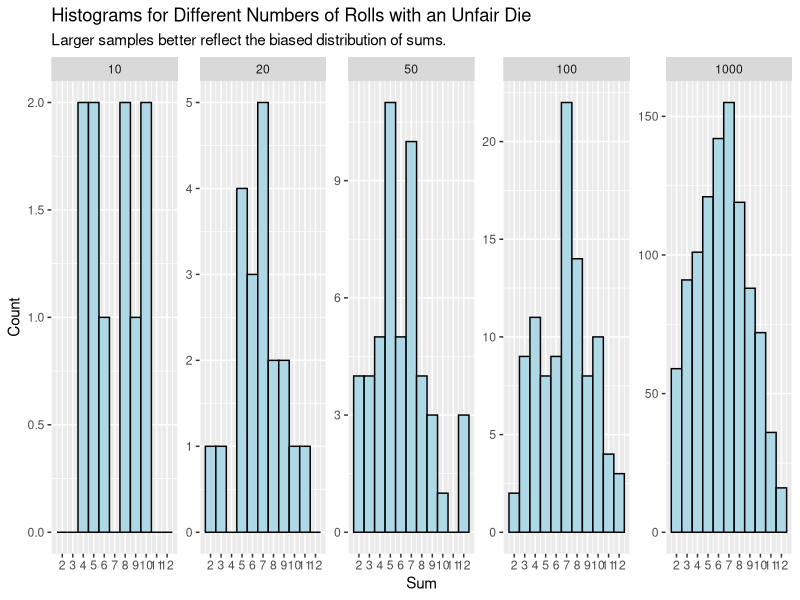
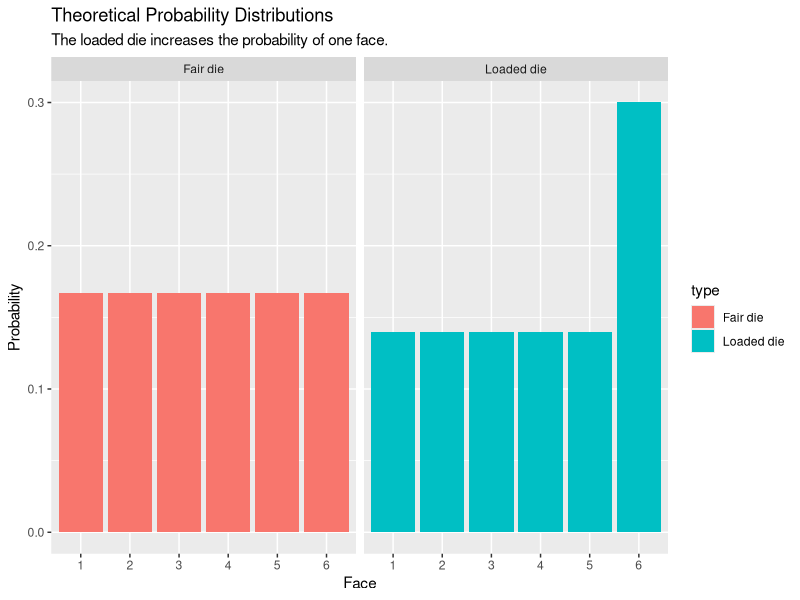
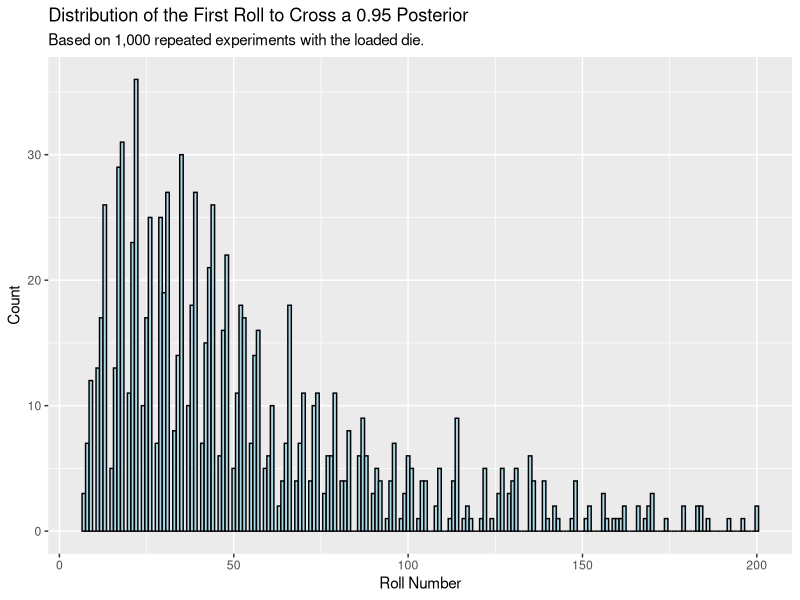

Recreate these plots in R, in order.
#
#
#
#
#
#
#
#
#
#
#| message: false
library(tidyverse)
#
#
#
#| cache: true
throw_dice <- function(n, weights = rep(1/6, 6)) {
  dice1 <- sample(1:6, size = n, replace = TRUE, prob = weights)
  dice2 <- sample(1:6, size = n, replace = TRUE, prob = weights)
  dice1 + dice2
}
#
#
#
#
set.seed(10)

weights <- c(0.25, rep(0.75 / 5, 5))
sample_sizes <- c(10, 20, 50, 100, 1000)

simulations <- tibble(
  n = sample_sizes,
  sums = map(n, ~ throw_dice(.x, weights = weights))
)

simulations |>
  unnest(sums) |>
  mutate(n = factor(n, levels = sample_sizes)) |>
  ggplot(aes(x = sums)) +
  geom_histogram(binwidth = 1, color = "black", fill = "lightblue") +
  scale_x_continuous(breaks = 2:12) +
  facet_wrap(~ n, scales = "free_y", ncol = 5) +
  labs(
    title = "Histograms for Different Numbers of Rolls with an Unfair Die",
    subtitle = "Larger samples better reflect the biased distribution of sums.",
    x = "Sum",
    y = "Count"
  )
#
#
#
#
fair_probs <- tibble(
  face = 1:6,
  probability = rep(1 / 6, 6),
  type = "Fair die"
)

loaded_probs <- tibble(
  face = 1:6,
  probability = c(rep(0.14, 5), 0.30),
  type = "Loaded die"
)

probabilities <- bind_rows(fair_probs, loaded_probs)

probabilities |>
  ggplot(aes(x = factor(face), y = probability, fill = type)) +
  geom_col(position = "dodge") +
  facet_wrap(~ type) +
  labs(
    title = "Theoretical Probability Distributions",
    subtitle = "The loaded die increases the probability of one face.",
    x = "Face",
    y = "Probability"
  )
#
#
#
#| cache: true
log_lr <- function(rolls) {
  p_loaded <- c(rep(0.14, 5), 0.30)
  p_fair <- rep(1 / 6, 6)
  log(p_loaded[rolls] / p_fair[rolls])
}
#
#
#
#
set.seed(10)

simulate_stopping_time <- function() {
  rolls <- sample(1:6, 200, replace = TRUE, prob = c(0.14, 0.14, 0.14, 0.14, 0.14, 0.30))
  posterior <- cumsum(log_lr(rolls))
  posterior_prob <- 1 / (1 + exp(-posterior))
  which(posterior_prob >= 0.95)[1]
}

stopping_times <- map_int(1:1000, ~ simulate_stopping_time())

tibble(stopping_time = stopping_times) |>
  ggplot(aes(x = stopping_time)) +
  geom_histogram(binwidth = 1, color = "black", fill = "lightblue") +
  labs(
    title = "Distribution of the First Roll to Cross a 0.95 Posterior",
    subtitle = "Based on 1,000 repeated experiments with the loaded die.",
    x = "Roll Number",
    y = "Count"
  )
#
#
#
#
#
